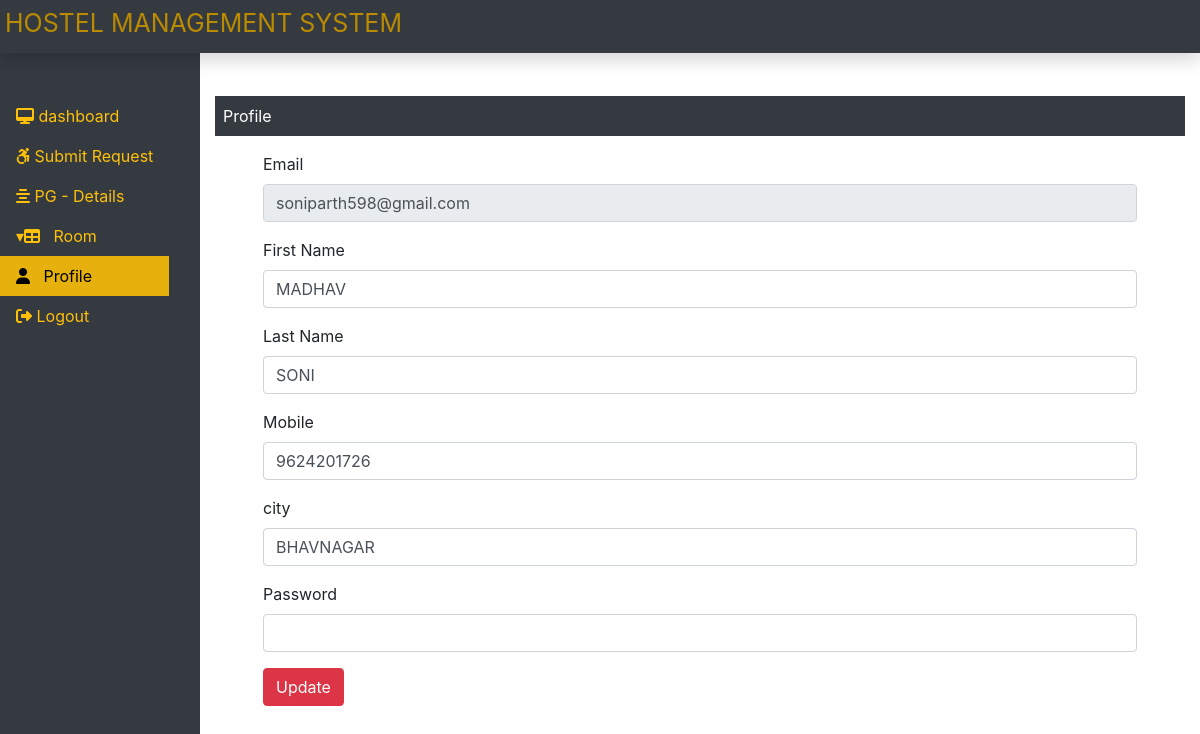
/owner/profile.php (signed in), run on the app's committed database.
### tables this page shows
CREATE TABLE `owner` (
  `pg_id` int(6) NOT NULL,
  `email` varchar(60) NOT NULL,
  `password` varchar(60) NOT NULL,
  `mob_no` bigint(12) NOT NULL,
  `Fname` varchar(10) NOT NULL,
  `Lname` varchar(10) NOT NULL,
  `city` varchar(15) NOT NULL,
  `email_status` int(2) NOT NULL DEFAULT '0'
);

### owner/profile.php (the view, shortened to what this page needs)
<?php
include('../db.php');
include("header.php");
$owner_id = $_SESSION['pg_id'];
$sql = "select * from owner where pg_id=$owner_id";
$res = mysqli_query($con, $sql) or die("not select ");
$row = mysqli_fetch_row($res);
?>
<div class="col-sm-9 col-md-10 mt-5 ">
  <p class=" bg-dark text-white p-2">Profile </p>
  <form class="mx-5" method="POST">
    <div class="form-group">
      <label for="email">Email</label>
      <input type="email" class="form-control" id="email" name="email" value="<?php echo $row[1]; ?>" readonly>
    </div>
    <div class="form-group">
      <label for="inputName">First Name</label>
      <input type="text" class="form-control" id="fname" name="fname" value="<?php echo $row[4]; ?>">
    </div>
    <div class="form-group">
      <label for="lname">Last Name</label>
      <input type="text" class="form-control" id="lname" name="lname" value="<?php echo $row[5]; ?>">
    </div>
    <div class="form-group">
      <label for="mobile">Mobile</label>
      <input type="tel" class="form-control" id="mobile" name="mobile" required pattern="[0-9]{10}" title="Please Enter Number only" value="<?php echo $row[3]; ?>">
    </div>
    <div class="form-group">
      <label for="city">city</label>
      <input type="text" class="form-control" id="city" name="city" value="<?php echo $row[6]; ?>">
    </div>
    <div class="form-group">
      <label for="inputEmail">Password</label>
      <input type="password" class="form-control" id="password" name="password">
    </div>
    <button type="submit" class="btn btn-danger" name="update">Update</button>
  </form>
</div>
</div>
<?php
include("footer.php");
?>

### css/mystyle.css (style rules this page uses)
html,body { height: 100%; margin:0px; padding: 0px; }

### data on the page
owner: email "soniparth598@gmail.com", fname "MADHAV", lname "SONI", mobile "9624201726", city "BHAVNAGAR"
